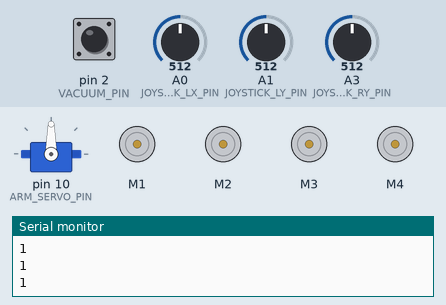
Bench run of a sketch on a simulated Arduino Uno, built with avr-gcc and run on an emulated ATmega328P. On the bench: servo, 4 × DC motor (green arrow = forward, orange = backward, longer = faster), the last lines printed to the serial monitor. The inputs (shaded band) are chosen by the test bench; at power-on: pin 2 (VACUUM_PIN) HIGH, A0 (JOYSTICK_LX_PIN) = 512, A1 (JOYSTICK_LY_PIN) = 512, A3 (JOYSTICK_RY_PIN) = 512.

Above: at 1.2 s.
1.3 s: pin 2 (VACUUM_PIN) pulled LOW for 1 s
At 1.6 s:
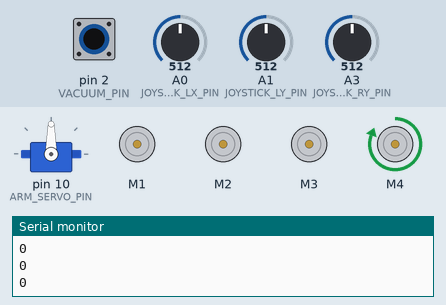
3.8 s: A0 (JOYSTICK_LX_PIN) set to 716
At 4.6 s:
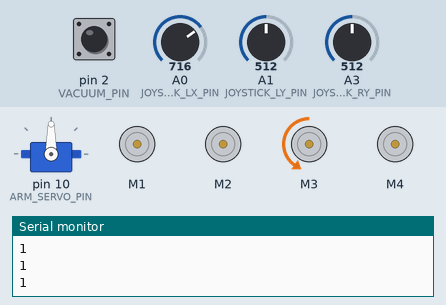
5.3 s: A1 (JOYSTICK_LY_PIN) set to 716
At 5.7 s:
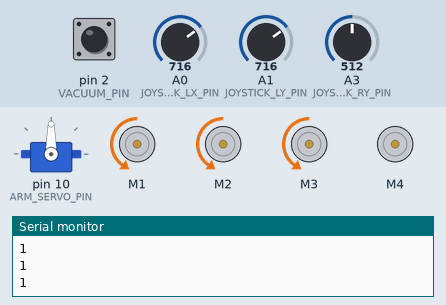
6.8 s: A3 (JOYSTICK_RY_PIN) set to 716
At 8.0 s:
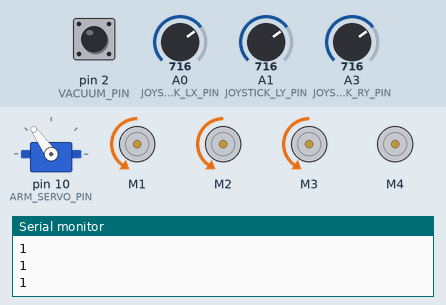
8.3 s: pin 2 (VACUUM_PIN) pulled LOW for 0.15 s
At 9.3 s:
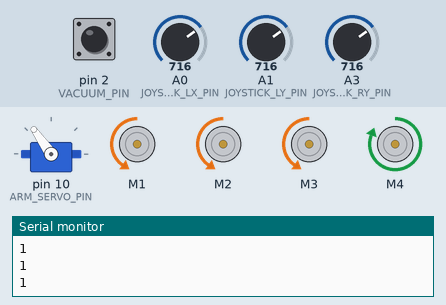
9.9 s: A0 (JOYSTICK_LX_PIN) set to 900
At 10.6 s:
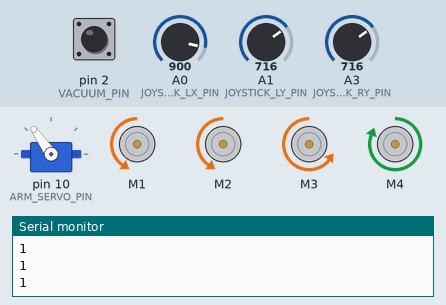
Timing chart, 0 to 12.4 s (numbered marks = the images above; inputs shaded):
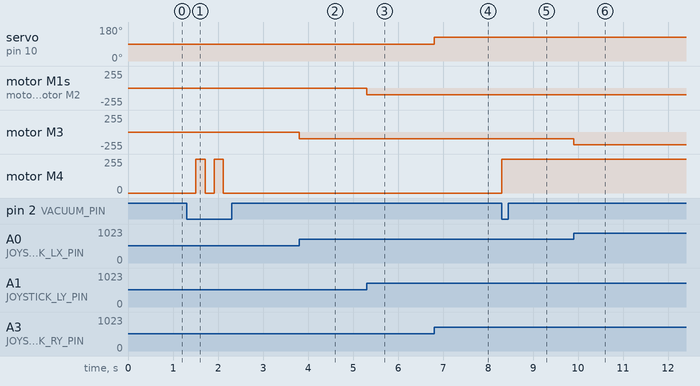

Measured:
- after the input at 1.3 s, motor M4: alternates forward 255/255 for 0.20 s and stopped for 0.20 s, 4 changes in all, then stays stopped, starting after 0.21 s
- after the input at 3.8 s, motor M3: stopped → backward 101/255 at once
- after the input at 5.3 s, motor M1, motor M2: stopped → backward 101/255 at once
- after the input at 6.8 s, servo on pin 10 (ARM_SERVO_PIN): 90° → 125° at once
- after the input at 8.3 s, motor M4: stopped → forward 255/255 at once
- after the input at 9.9 s, motor M3: backward 101/255 → backward 193/255 at once

The sketch:

ProtobotDemos.ino
```cpp
#include <Wire.h>
#include <Adafruit_MotorShield.h>
#include "utility/Adafruit_MS_PWMServoDriver.h"
#include <Servo.h>

const int VACUUM_PIN = 2;
const int JOYSTICK_LX_PIN = A0;
const int JOYSTICK_LY_PIN = A1;
const int JOYSTICK_RX_PIN = A2;
const int JOYSTICK_RY_PIN = A3;

const int JOYSTICK_MIN = 0;
const int JOYSTICK_MAX = 1023;
#define ARM_SPEED_MIN    60
#define ARM_SPEED_ZERO   90
#define ARM_SPEED_MAX   120
#define BASE_SPEED_MIN    -255
#define BASE_SPEED_MAX   255
#define LIFT_SPEED_MIN    -255
#define LIFT_SPEED_MAX   255

int readAxis(int thisAxis, int low, int high) {
  int reading = analogRead(thisAxis);
  reading = map(reading, JOYSTICK_MIN, JOYSTICK_MAX, low, high);
  int center = (high - low) / 2 + low;
  int distance = reading - center;
  int threshold = (high - low) / 10;
  if (abs(distance) < threshold) {
    distance = 0;
  }
  return distance;
}

// Specify Arduino pins for arm servo and PS2 controller connections.
#define ARM_SERVO_PIN     10

// PS2 joystick characteristics.
#define REFRESH       5     // Controller refresh rate (ms)


// Declare servo, motor, and PS2 controller objects.
Servo armServo;
Adafruit_MotorShield motorShield  = Adafruit_MotorShield();
Adafruit_DCMotor *liftMotor1      = motorShield.getMotor(1);
Adafruit_DCMotor *liftMotor2      = motorShield.getMotor(2);
Adafruit_DCMotor *baseMotor       = motorShield.getMotor(3);
Adafruit_DCMotor *vacuum          = motorShield.getMotor(4);
#define VACUUM_DEADZONE 200                                     // Prevents unintended switching when button is depressed for up to t = VACUUM_DEADZONE ms.
int vacuumState = HIGH;                                       // Allows vacuum to be switched on and off alternatingly.
long    lastTime = 0;                                              // Stores last time vacuum switch (R2) was depressed.

void setup() {
  Serial.begin(9600);
  pinMode(VACUUM_PIN, INPUT);
  digitalWrite(VACUUM_PIN, HIGH);
  pinMode(JOYSTICK_LX_PIN, INPUT);
  pinMode(JOYSTICK_LY_PIN, INPUT);
  pinMode(JOYSTICK_RX_PIN, INPUT);
  pinMode(JOYSTICK_RY_PIN, INPUT);
  motorShield.begin();
  armServo.attach(ARM_SERVO_PIN);
  armServo.write(ARM_SPEED_ZERO);
  liftMotor1 -> run(RELEASE);
  liftMotor2 -> run(RELEASE);
  baseMotor -> run(RELEASE);
  vacuum -> run(RELEASE);
}

void loop() {
  // Read vertical-axis inputs from right joystick to extend/retract arm.
  //double joystickRY = readAxis(JOYSTICK_RY_PIN, ARM_SPEED_MAX, ARM_SPEED_MIN);
  double joystickRY = (analogRead(JOYSTICK_RY_PIN)*180.0)/1023.0;
  armServo.write((int)joystickRY);

  // Read horizontal-axis inputs from left joystick to rotate base.
  int joystickLX = readAxis(JOYSTICK_LX_PIN, BASE_SPEED_MAX, BASE_SPEED_MIN);
  if (joystickLX != 0) {
    baseMotor -> setSpeed(abs(joystickLX));
    if (joystickLX > 0) {
      baseMotor -> run(FORWARD);
    } else {
      baseMotor -> run(BACKWARD);
    }
  } else {
      baseMotor -> run(RELEASE);
  }

  // Read vertical-axis inputs from left joystick to raise/lower lift.
  int joystickLY = readAxis(JOYSTICK_LY_PIN, LIFT_SPEED_MAX, LIFT_SPEED_MIN);
  if (joystickLY != 0) {
    liftMotor1 -> setSpeed(abs(joystickLY));
    liftMotor2 -> setSpeed(abs(joystickLY));
    if (joystickLY > 0) {
      liftMotor1 -> run(FORWARD);
      liftMotor2 -> run(FORWARD);
    } else {
      liftMotor1 -> run(BACKWARD);
      liftMotor2 -> run(BACKWARD);
    }
  } else {
      liftMotor1 -> run(RELEASE);
      liftMotor2 -> run(RELEASE);
  }

  // Read vacuum button. If vacuum button is depressed and at least t = VACUUM_DEADZONE ms has elapsed since last depression, switch vacuum on/off as necessary.
  long currentTime = millis();
  Serial.println(digitalRead(VACUUM_PIN));
  int currentVacuumState = digitalRead(VACUUM_PIN);
  if (currentVacuumState == LOW && currentTime - lastTime > VACUUM_DEADZONE) {
    if (vacuumState == LOW) {
      vacuum -> run(FORWARD);
      vacuum -> setSpeed(255);
      vacuumState = HIGH;
    } else {
      vacuum -> run(RELEASE);
      vacuumState = LOW;
    }
    lastTime = millis();
  }

  delay(REFRESH);
}
```
